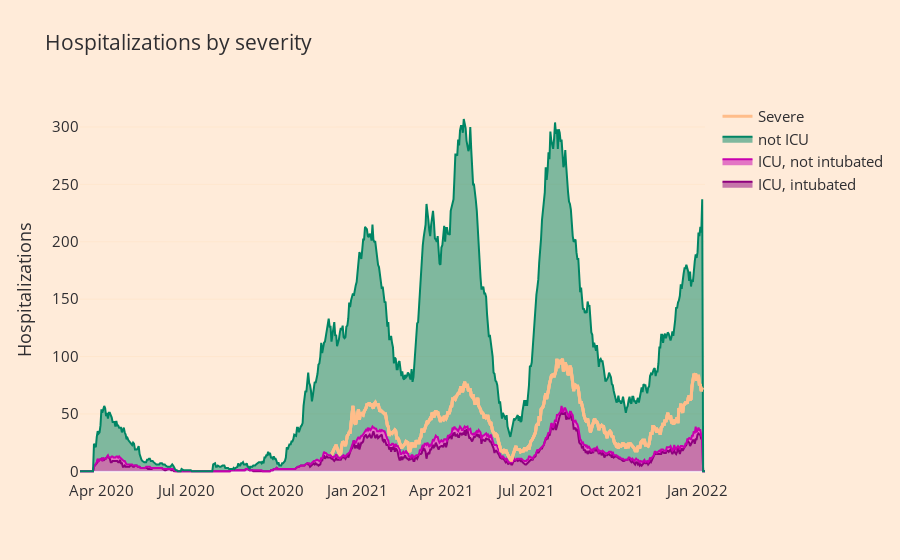

The code cell stored with this chart in its notebook:
### Code cell
# Plot using graph objects (allows more flexibility)

import plotly.graph_objects as go

categories = ["ICU, intubated", "ICU, not intubated", "not ICU"]
color_map={
    "ICU, intubated" : "#8E007D",
    "ICU, not intubated" : "#C800AF",
    "not ICU" : "#008564",
}
fig = go.Figure()
for category in categories:
    df_tmp = df_icu_long.query("Category == @category")
    fig.add_trace(go.Scatter(x=df_tmp["date"], 
                             y=df_tmp["Patients"], 
                             fill='tonexty',
                             name=category,
                             stackgroup='one', # to stack them
                             line=dict(color=color_map[category])
                            )
                 )
    
fig.add_trace(go.Scatter(
                x=df_icu_long["date"], 
                y=df_icu_long["Severe Cases"],
                mode='lines',
                name='Severe',
                line=dict(color="#FFBD8A", width=3)) # , dash="dash", "dot", FFBD8A, "#FFA45F", #75E1FF"
             )


fig.update_layout(
    title=dict(text="Hospitalizations by severity"),
    font=dict(size=15, color="#2F2E31"),
    legend={'traceorder':'reversed'},
    plot_bgcolor="#FFEBD9",
    paper_bgcolor="#FFEBD9",
    yaxis=dict(
        title=dict(text="Hospitalizations"),
        showgrid=True, 
        gridcolor="#FCD19C",
        gridwidth=0.2,  # tried different values, same issue
    ),
    xaxis=dict(
        showgrid=False,
        #range=["2021-07-16","2022-01-06"],
        title=""
    ),
    hovermode='x unified',
    hoverlabel_font=dict(color="#2F2E31")

)

fig.show()

### Figure 1 — Plotly figure (JSON) as saved in the notebook; plotly's stock layout.template omitted (floating-point values rounded to 4 significant figures; data arrays with more than 128 entries replaced by an {"elided": "..."} marker saying what was removed)
{"data": [{"fill": "tonexty", "line": {"color": "#8E007D"}, "name": "ICU, intubated", "stackgroup": "one", "type": "scatter", "x": {"elided": "672 str values"}, "y": {"elided": "672 int values"}}, {"fill": "tonexty", "line": {"color": "#C800AF"}, "name": "ICU, not intubated", "stackgroup": "one", "type": "scatter", "x": {"elided": "672 str values"}, "y": {"elided": "672 int values"}}, {"fill": "tonexty", "line": {"color": "#008564"}, "name": "not ICU", "stackgroup": "one", "type": "scatter", "x": {"elided": "672 str values"}, "y": {"elided": "672 int values"}}, {"line": {"color": "#FFBD8A", "width": 3}, "mode": "lines", "name": "Severe", "type": "scatter", "x": {"elided": "2016 str values"}, "y": {"elided": "2016 int values"}}], "layout": {"font": {"color": "#2F2E31", "size": 15}, "hoverlabel": {"font": {"color": "#2F2E31"}}, "hovermode": "x unified", "legend": {"traceorder": "reversed"}, "paper_bgcolor": "#FFEBD9", "plot_bgcolor": "#FFEBD9", "title": {"text": "Hospitalizations by severity"}, "xaxis": {"showgrid": false, "title": {"text": ""}}, "yaxis": {"gridcolor": "#FCD19C", "gridwidth": 0.2, "showgrid": true, "title": {"text": "Hospitalizations"}}}}
